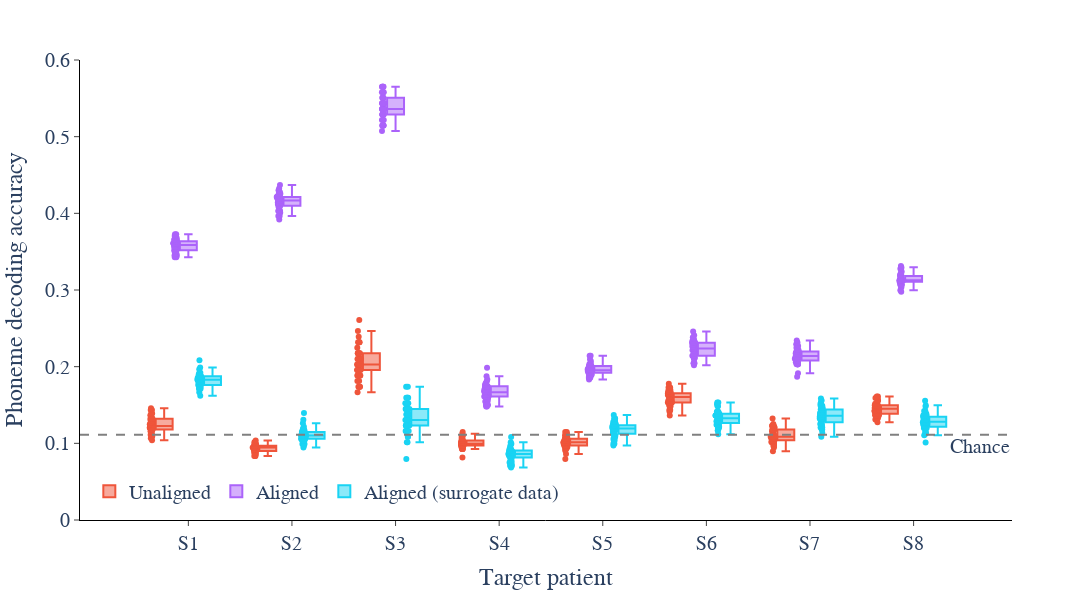

The cell this chart's notebook holds for it:
### Code cell
fig_ind = 'pAll'
fig_df = noTar_decode_df_long[noTar_decode_df_long['Phoneme Index'] == fig_ind]
fig = px.box(fig_df, x='Patient', y="accuracy", color='Decoding Context', points='all', width=1800, height=600, color_discrete_sequence=['#EF553B', '#AB63FA', '#19D3F3'])
fig.add_hline(y=1/9, line_dash='dash', line_color='grey', annotation_text='Chance', annotation_position='bottom right')
fig.update_layout(
    plot_bgcolor='white',
    legend=dict(
        orientation='h',
        yanchor='bottom',
        y=0.02,
        xanchor='left',
        x=0.01,
        title_text=''
    ),
    title_text='',
    title_x=0.5,
    font=dict(size=20, family='Arial')
)
fig.update_xaxes(
    title='Target patient',
    mirror=False,
    ticks='outside',
    showline=True,
    linecolor='black',
    showgrid=False,
    # tickvals=[0,1,2],
    # range=[-0.5, 2.5]
)
fig.update_yaxes(
    title='Phoneme decoding accuracy',
    mirror=False,
    ticks='outside',
    showline=True,
    linecolor='black',
    showgrid=False,
    range=[0, 0.6]
)

fig.show()

### Figure 1 — Plotly figure (JSON) as saved in the notebook; plotly's stock layout.template omitted (floating-point values rounded to 4 significant figures; data arrays with more than 128 entries replaced by an {"elided": "..."} marker saying what was removed)
{"data": [{"alignmentgroup": "True", "boxpoints": "all", "hovertemplate": "Decoding Context=Unaligned<br>Patient=%{x}<br>accuracy=%{y}<extra></extra>", "legendgroup": "Unaligned", "marker": {"color": "#EF553B"}, "name": "Unaligned", "notched": false, "offsetgroup": "Unaligned", "orientation": "v", "showlegend": true, "type": "box", "x": {"elided": "400 str values"}, "x0": " ", "xaxis": "x", "y": {"elided": "400 float values"}, "y0": " ", "yaxis": "y"}, {"alignmentgroup": "True", "boxpoints": "all", "hovertemplate": "Decoding Context=Aligned<br>Patient=%{x}<br>accuracy=%{y}<extra></extra>", "legendgroup": "Aligned", "marker": {"color": "#AB63FA"}, "name": "Aligned", "notched": false, "offsetgroup": "Aligned", "orientation": "v", "showlegend": true, "type": "box", "x": {"elided": "400 str values"}, "x0": " ", "xaxis": "x", "y": {"elided": "400 float values"}, "y0": " ", "yaxis": "y"}, {"alignmentgroup": "True", "boxpoints": "all", "hovertemplate": "Decoding Context=Aligned (surrogate data)<br>Patient=%{x}<br>accuracy=%{y}<extra></extra>", "legendgroup": "Aligned (surrogate data)", "marker": {"color": "#19D3F3"}, "name": "Aligned (surrogate data)", "notched": false, "offsetgroup": "Aligned (surrogate data)", "orientation": "v", "showlegend": true, "type": "box", "x": {"elided": "400 str values"}, "x0": " ", "xaxis": "x", "y": {"elided": "400 float values"}, "y0": " ", "yaxis": "y"}], "layout": {"annotations": [{"showarrow": false, "text": "Chance", "x": 1, "xanchor": "right", "xref": "x domain", "y": 0.1111, "yanchor": "top", "yref": "y"}], "boxmode": "group", "font": {"family": "Arial", "size": 20}, "height": 600, "legend": {"orientation": "h", "title": {"text": ""}, "tracegroupgap": 0, "x": 0.01, "xanchor": "left", "y": 0.02, "yanchor": "bottom"}, "margin": {"t": 60}, "plot_bgcolor": "white", "shapes": [{"line": {"color": "grey", "dash": "dash"}, "type": "line", "x0": 0, "x1": 1, "xref": "x domain", "y0": 0.1111, "y1": 0.1111, "yref": "y"}], "title": {"text": "", "x": 0.5}, "width": 1800, "xaxis": {"anchor": "y", "domain": [0, 1], "linecolor": "black", "mirror": false, "showgrid": false, "showline": true, "ticks": "outside", "title": {"text": "Target patient"}}, "yaxis": {"anchor": "x", "domain": [0, 1], "linecolor": "black", "mirror": false, "range": [0, 0.6], "showgrid": false, "showline": true, "ticks": "outside", "title": {"text": "Phoneme decoding accuracy"}}}}
